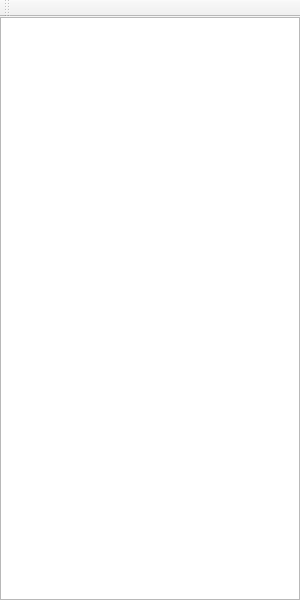
<?xml version="1.0" encoding="UTF-8"?>
<ui version="4.0">
 <class>ProjectsMainWindow</class>
 <widget class="QMainWindow" name="ProjectsMainWindow">
  <property name="geometry">
   <rect>
    <x>0</x>
    <y>0</y>
    <width>300</width>
    <height>600</height>
   </rect>
  </property>
  <property name="windowTitle">
   <string>项目管理器</string>
  </property>
  <widget class="QWidget" name="centralWidget">
   <layout class="QVBoxLayout" name="verticalLayout">
    <property name="leftMargin">
     <number>0</number>
    </property>
    <property name="topMargin">
     <number>0</number>
    </property>
    <property name="rightMargin">
     <number>0</number>
    </property>
    <property name="bottomMargin">
     <number>0</number>
    </property>
    <item>
     <widget class="QTreeView" name="treeView_Projects">
      <property name="contextMenuPolicy">
       <enum>Qt::CustomContextMenu</enum>
      </property>
     </widget>
    </item>
   </layout>
  </widget>
  <widget class="QToolBar" name="toolBar">
   <property name="windowTitle">
    <string>toolBar</string>
   </property>
   <attribute name="toolBarArea">
    <enum>TopToolBarArea</enum>
   </attribute>
   <attribute name="toolBarBreak">
    <bool>false</bool>
   </attribute>
  </widget>
 </widget>
 <resources/>
 <connections/>
</ui>
